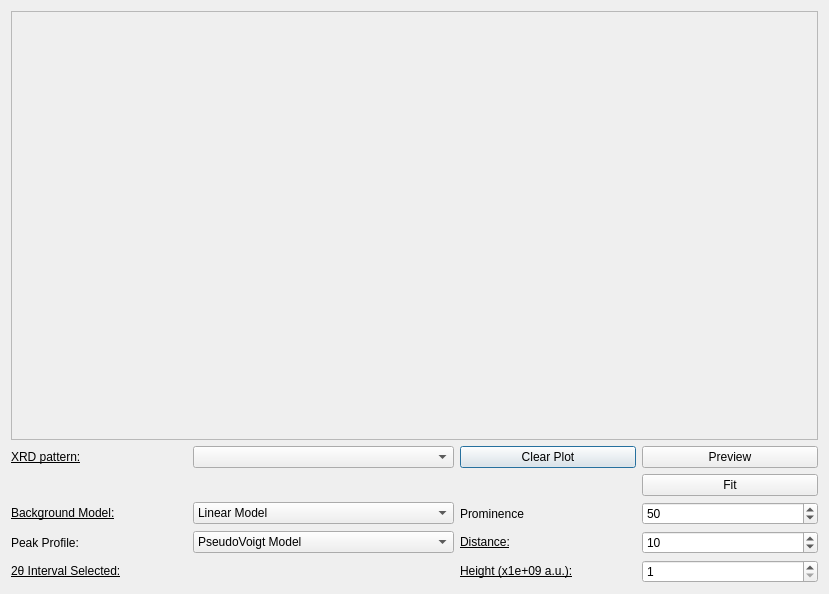
<?xml version="1.0" encoding="UTF-8"?>
<ui version="4.0">
 <class>pk_window</class>
 <widget class="QDialog" name="pk_window">
  <property name="geometry">
   <rect>
    <x>0</x>
    <y>0</y>
    <width>829</width>
    <height>594</height>
   </rect>
  </property>
  <property name="windowTitle">
   <string>Dialog</string>
  </property>
  <layout class="QVBoxLayout" name="verticalLayout">
   <item>
    <layout class="QGridLayout" name="gridLayout">
     <item row="3" column="2">
      <widget class="QPushButton" name="clear_plot_button">
       <property name="text">
        <string>Clear Plot</string>
       </property>
      </widget>
     </item>
     <item row="5" column="0">
      <widget class="QLabel" name="bgk_label">
       <property name="text">
        <string>&lt;html&gt;&lt;head/&gt;&lt;body&gt;&lt;p&gt;&lt;span style=&quot; text-decoration: underline;&quot;&gt;Background Model:&lt;/span&gt;&lt;/p&gt;&lt;/body&gt;&lt;/html&gt;</string>
       </property>
      </widget>
     </item>
     <item row="10" column="3">
      <widget class="QSpinBox" name="height_spinBox">
       <property name="minimum">
        <number>1</number>
       </property>
      </widget>
     </item>
     <item row="10" column="2">
      <widget class="QLabel" name="height_label">
       <property name="text">
        <string>&lt;html&gt;&lt;head/&gt;&lt;body&gt;&lt;p&gt;&lt;span style=&quot; text-decoration: underline;&quot;&gt;Height (x1e+09 a.u.):&lt;/span&gt;&lt;/p&gt;&lt;/body&gt;&lt;/html&gt;</string>
       </property>
      </widget>
     </item>
     <item row="5" column="2">
      <widget class="QLabel" name="label">
       <property name="text">
        <string>Prominence</string>
       </property>
      </widget>
     </item>
     <item row="7" column="0">
      <widget class="QLabel" name="pk_label">
       <property name="text">
        <string>&lt;html&gt;&lt;head/&gt;&lt;body&gt;&lt;p&gt;&lt;span style=&quot; text-decoration: underline;&quot;&gt;Peak Profile:&lt;/span&gt;&lt;/p&gt;&lt;/body&gt;&lt;/html&gt;</string>
       </property>
      </widget>
     </item>
     <item row="10" column="1">
      <widget class="QLabel" name="interval_label">
       <property name="text">
        <string/>
       </property>
      </widget>
     </item>
     <item row="7" column="3">
      <widget class="QSpinBox" name="distance_spinBox">
       <property name="wrapping">
        <bool>false</bool>
       </property>
       <property name="readOnly">
        <bool>false</bool>
       </property>
       <property name="minimum">
        <number>1</number>
       </property>
       <property name="value">
        <number>10</number>
       </property>
      </widget>
     </item>
     <item row="7" column="1">
      <widget class="QComboBox" name="pk_combo_box">
       <item>
        <property name="text">
         <string>PseudoVoigt Model</string>
        </property>
       </item>
       <item>
        <property name="text">
         <string>Split PseudoVoigt Model - 2x PseudoVoigt</string>
        </property>
       </item>
      </widget>
     </item>
     <item row="3" column="1">
      <widget class="QComboBox" name="xrd_combo_box"/>
     </item>
     <item row="3" column="0">
      <widget class="QLabel" name="xrd_label">
       <property name="text">
        <string>&lt;html&gt;&lt;head/&gt;&lt;body&gt;&lt;p&gt;&lt;span style=&quot; text-decoration: underline;&quot;&gt;XRD pattern:&lt;/span&gt;&lt;/p&gt;&lt;/body&gt;&lt;/html&gt;</string>
       </property>
      </widget>
     </item>
     <item row="5" column="1">
      <widget class="QComboBox" name="bgk_combo_box">
       <item>
        <property name="text">
         <string>Linear Model</string>
        </property>
       </item>
       <item>
        <property name="text">
         <string>Spline Model</string>
        </property>
       </item>
      </widget>
     </item>
     <item row="10" column="0">
      <widget class="QLabel" name="theta_interval_label">
       <property name="text">
        <string>&lt;html&gt;&lt;head/&gt;&lt;body&gt;&lt;p&gt;&lt;span style=&quot; text-decoration: underline;&quot;&gt;2θ Interval Selected:&lt;/span&gt;&lt;/p&gt;&lt;/body&gt;&lt;/html&gt;</string>
       </property>
      </widget>
     </item>
     <item row="3" column="3">
      <widget class="QPushButton" name="preview_button">
       <property name="text">
        <string>Preview</string>
       </property>
      </widget>
     </item>
     <item row="7" column="2">
      <widget class="QLabel" name="distance_label">
       <property name="text">
        <string>&lt;html&gt;&lt;head/&gt;&lt;body&gt;&lt;p&gt;&lt;span style=&quot; text-decoration: underline;&quot;&gt;Distance:&lt;/span&gt;&lt;/p&gt;&lt;/body&gt;&lt;/html&gt;</string>
       </property>
      </widget>
     </item>
     <item row="1" column="0" rowspan="2" colspan="4">
      <widget class="QFrame" name="pk_frame">
       <property name="frameShape">
        <enum>QFrame::StyledPanel</enum>
       </property>
       <property name="frameShadow">
        <enum>QFrame::Raised</enum>
       </property>
      </widget>
     </item>
     <item row="4" column="3">
      <widget class="QPushButton" name="pk_button">
       <property name="text">
        <string>Fit</string>
       </property>
      </widget>
     </item>
     <item row="5" column="3">
      <widget class="QSpinBox" name="prominence_spinBox">
       <property name="minimum">
        <number>1</number>
       </property>
       <property name="value">
        <number>50</number>
       </property>
      </widget>
     </item>
    </layout>
   </item>
  </layout>
 </widget>
 <resources/>
 <connections/>
</ui>
